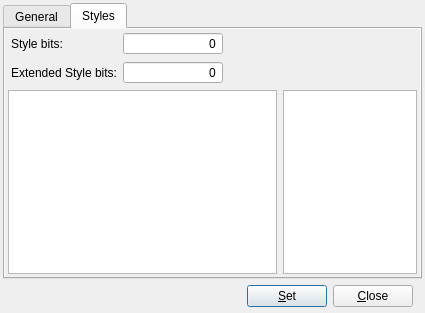
<?xml version="1.0" encoding="UTF-8"?>
<ui version="4.0">
 <class>SetPropertiesDialog</class>
 <widget class="QDialog" name="SetPropertiesDialog">
  <property name="windowModality">
   <enum>Qt::ApplicationModal</enum>
  </property>
  <property name="geometry">
   <rect>
    <x>0</x>
    <y>0</y>
    <width>425</width>
    <height>313</height>
   </rect>
  </property>
  <property name="minimumSize">
   <size>
    <width>400</width>
    <height>300</height>
   </size>
  </property>
  <property name="windowTitle">
   <string>Set Properties [*]</string>
  </property>
  <layout class="QVBoxLayout" name="verticalLayout">
   <property name="spacing">
    <number>3</number>
   </property>
   <property name="margin">
    <number>3</number>
   </property>
   <item>
    <widget class="QTabWidget" name="tabWidget">
     <property name="currentIndex">
      <number>1</number>
     </property>
     <widget class="QWidget" name="generalTab">
      <property name="autoFillBackground">
       <bool>true</bool>
      </property>
      <attribute name="title">
       <string>General</string>
      </attribute>
      <layout class="QVBoxLayout" name="verticalLayout_2">
       <property name="spacing">
        <number>10</number>
       </property>
       <item>
        <widget class="QWidget" name="widget_2" native="true">
         <layout class="QGridLayout" name="gridLayout_3">
          <property name="margin">
           <number>0</number>
          </property>
          <item row="0" column="0">
           <widget class="QLabel" name="label">
            <property name="text">
             <string>Text:</string>
            </property>
            <property name="alignment">
             <set>Qt::AlignRight|Qt::AlignTrailing|Qt::AlignVCenter</set>
            </property>
           </widget>
          </item>
          <item row="0" column="1">
           <widget class="QLineEdit" name="txtWindowText"/>
          </item>
         </layout>
        </widget>
       </item>
       <item>
        <widget class="QWidget" name="widget_3" native="true">
         <property name="maximumSize">
          <size>
           <width>300</width>
           <height>16777215</height>
          </size>
         </property>
         <layout class="QGridLayout" name="gridLayout_2">
          <property name="margin">
           <number>0</number>
          </property>
          <item row="0" column="0">
           <widget class="QLabel" name="label_2">
            <property name="text">
             <string>Dimensions:</string>
            </property>
            <property name="alignment">
             <set>Qt::AlignRight|Qt::AlignTrailing|Qt::AlignVCenter</set>
            </property>
           </widget>
          </item>
          <item row="0" column="1" colspan="3">
           <widget class="QLineEdit" name="txtDimensions"/>
          </item>
          <item row="1" column="0">
           <widget class="QLabel" name="label_3">
            <property name="text">
             <string>Pos:</string>
            </property>
            <property name="alignment">
             <set>Qt::AlignRight|Qt::AlignTrailing|Qt::AlignVCenter</set>
            </property>
           </widget>
          </item>
          <item row="1" column="1">
           <widget class="QLineEdit" name="txtPos"/>
          </item>
          <item row="1" column="2">
           <widget class="QLabel" name="label_4">
            <property name="text">
             <string>Size:</string>
            </property>
            <property name="alignment">
             <set>Qt::AlignRight|Qt::AlignTrailing|Qt::AlignVCenter</set>
            </property>
           </widget>
          </item>
          <item row="1" column="3">
           <widget class="QLineEdit" name="txtSize"/>
          </item>
         </layout>
        </widget>
       </item>
       <item>
        <widget class="QWidget" name="widget_4" native="true">
         <layout class="QVBoxLayout" name="verticalLayout_4">
          <property name="margin">
           <number>0</number>
          </property>
          <item>
           <widget class="QCheckBox" name="chVisible">
            <property name="text">
             <string>Visible</string>
            </property>
           </widget>
          </item>
          <item>
           <widget class="QCheckBox" name="chEnabled">
            <property name="text">
             <string>Enabled</string>
            </property>
           </widget>
          </item>
          <item>
           <widget class="QCheckBox" name="chAlwaysOnTop">
            <property name="text">
             <string>Always on top</string>
            </property>
           </widget>
          </item>
         </layout>
        </widget>
       </item>
       <item>
        <spacer name="verticalSpacer">
         <property name="orientation">
          <enum>Qt::Vertical</enum>
         </property>
         <property name="sizeHint" stdset="0">
          <size>
           <width>20</width>
           <height>40</height>
          </size>
         </property>
        </spacer>
       </item>
      </layout>
     </widget>
     <widget class="QWidget" name="stylesTab">
      <property name="autoFillBackground">
       <bool>true</bool>
      </property>
      <attribute name="title">
       <string>Styles</string>
      </attribute>
      <layout class="QVBoxLayout" name="verticalLayout_3">
       <property name="margin">
        <number>3</number>
       </property>
       <item>
        <widget class="QWidget" name="widget_5" native="true">
         <layout class="QGridLayout" name="gridLayout_5">
          <property name="leftMargin">
           <number>3</number>
          </property>
          <property name="topMargin">
           <number>0</number>
          </property>
          <property name="rightMargin">
           <number>3</number>
          </property>
          <property name="bottomMargin">
           <number>0</number>
          </property>
          <item row="0" column="0">
           <widget class="QLabel" name="label_5">
            <property name="text">
             <string>Style bits:</string>
            </property>
           </widget>
          </item>
          <item row="1" column="0">
           <widget class="QLabel" name="label_6">
            <property name="text">
             <string>Extended Style bits:</string>
            </property>
           </widget>
          </item>
          <item row="0" column="1">
           <widget class="HexSpinBox" name="spnStyleBits">
            <property name="minimumSize">
             <size>
              <width>100</width>
              <height>0</height>
             </size>
            </property>
            <property name="maximumSize">
             <size>
              <width>200</width>
              <height>16777215</height>
             </size>
            </property>
            <property name="alignment">
             <set>Qt::AlignRight|Qt::AlignTrailing|Qt::AlignVCenter</set>
            </property>
            <property name="buttonSymbols">
             <enum>QAbstractSpinBox::NoButtons</enum>
            </property>
           </widget>
          </item>
          <item row="1" column="1">
           <widget class="HexSpinBox" name="spnExStyleBits">
            <property name="minimumSize">
             <size>
              <width>100</width>
              <height>0</height>
             </size>
            </property>
            <property name="maximumSize">
             <size>
              <width>200</width>
              <height>16777215</height>
             </size>
            </property>
            <property name="alignment">
             <set>Qt::AlignRight|Qt::AlignTrailing|Qt::AlignVCenter</set>
            </property>
            <property name="buttonSymbols">
             <enum>QAbstractSpinBox::NoButtons</enum>
            </property>
           </widget>
          </item>
          <item row="0" column="2">
           <spacer name="horizontalSpacer_2">
            <property name="orientation">
             <enum>Qt::Horizontal</enum>
            </property>
            <property name="sizeHint" stdset="0">
             <size>
              <width>40</width>
              <height>20</height>
             </size>
            </property>
           </spacer>
          </item>
         </layout>
        </widget>
       </item>
       <item>
        <widget class="QWidget" name="widget_6" native="true">
         <layout class="QHBoxLayout" name="horizontalLayout_2" stretch="20,10">
          <property name="margin">
           <number>0</number>
          </property>
          <item>
           <widget class="QListWidget" name="stylesList">
            <property name="editTriggers">
             <set>QAbstractItemView::NoEditTriggers</set>
            </property>
            <property name="verticalScrollMode">
             <enum>QAbstractItemView::ScrollPerPixel</enum>
            </property>
            <property name="horizontalScrollMode">
             <enum>QAbstractItemView::ScrollPerPixel</enum>
            </property>
            <property name="uniformItemSizes">
             <bool>true</bool>
            </property>
           </widget>
          </item>
          <item>
           <widget class="QPlainTextEdit" name="txtStyleDesc">
            <property name="cursor" stdset="0">
             <cursorShape>ArrowCursor</cursorShape>
            </property>
            <property name="undoRedoEnabled">
             <bool>false</bool>
            </property>
            <property name="readOnly">
             <bool>true</bool>
            </property>
            <property name="textInteractionFlags">
             <set>Qt::NoTextInteraction</set>
            </property>
           </widget>
          </item>
         </layout>
        </widget>
       </item>
      </layout>
     </widget>
    </widget>
   </item>
   <item>
    <widget class="QWidget" name="widget" native="true">
     <layout class="QHBoxLayout" name="horizontalLayout">
      <property name="topMargin">
       <number>3</number>
      </property>
      <property name="bottomMargin">
       <number>3</number>
      </property>
      <item>
       <spacer name="horizontalSpacer">
        <property name="orientation">
         <enum>Qt::Horizontal</enum>
        </property>
        <property name="sizeHint" stdset="0">
         <size>
          <width>40</width>
          <height>20</height>
         </size>
        </property>
       </spacer>
      </item>
      <item>
       <widget class="QPushButton" name="setButton">
        <property name="text">
         <string>&amp;Set</string>
        </property>
        <property name="default">
         <bool>true</bool>
        </property>
       </widget>
      </item>
      <item>
       <widget class="QPushButton" name="closeButton">
        <property name="text">
         <string>&amp;Close</string>
        </property>
       </widget>
      </item>
     </layout>
    </widget>
   </item>
  </layout>
 </widget>
 <customwidgets>
  <customwidget>
   <class>HexSpinBox</class>
   <extends>QSpinBox</extends>
   <header>ui/custom_widgets/HexSpinBox.h</header>
  </customwidget>
 </customwidgets>
 <tabstops>
  <tabstop>tabWidget</tabstop>
  <tabstop>txtWindowText</tabstop>
  <tabstop>txtDimensions</tabstop>
  <tabstop>txtPos</tabstop>
  <tabstop>txtSize</tabstop>
  <tabstop>chVisible</tabstop>
  <tabstop>chEnabled</tabstop>
  <tabstop>chAlwaysOnTop</tabstop>
  <tabstop>setButton</tabstop>
  <tabstop>closeButton</tabstop>
  <tabstop>spnStyleBits</tabstop>
  <tabstop>spnExStyleBits</tabstop>
  <tabstop>stylesList</tabstop>
  <tabstop>txtStyleDesc</tabstop>
 </tabstops>
 <resources>
  <include location="../../qt_resources.qrc"/>
 </resources>
 <connections>
  <connection>
   <sender>closeButton</sender>
   <signal>clicked()</signal>
   <receiver>SetPropertiesDialog</receiver>
   <slot>close()</slot>
   <hints>
    <hint type="sourcelabel">
     <x>349</x>
     <y>281</y>
    </hint>
    <hint type="destinationlabel">
     <x>199</x>
     <y>149</y>
    </hint>
   </hints>
  </connection>
 </connections>
</ui>
